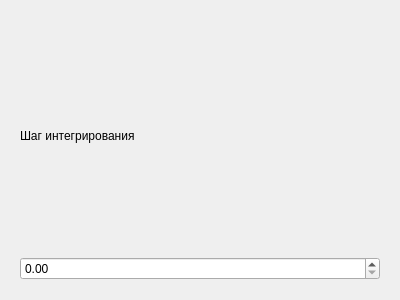
<?xml version="1.0" encoding="UTF-8"?>
<ui version="4.0">
 <class>RefractionInput</class>
 <widget class="QWidget" name="RefractionInput">
  <property name="geometry">
   <rect>
    <x>0</x>
    <y>0</y>
    <width>400</width>
    <height>300</height>
   </rect>
  </property>
  <property name="windowTitle">
   <string>Form</string>
  </property>
  <layout class="QGridLayout" name="gridLayout">
   <item row="0" column="0">
    <widget class="QStackedWidget" name="stackedWidget">
     <property name="currentIndex">
      <number>2</number>
     </property>
     <widget class="QWidget" name="page_3">
      <layout class="QGridLayout" name="gridLayout_3">
       <item row="0" column="0">
        <widget class="QLabel" name="label_2">
         <property name="text">
          <string>Приповерхностное значение Ns</string>
         </property>
        </widget>
       </item>
       <item row="1" column="0">
        <widget class="QDoubleSpinBox" name="doubleSpinBox_2">
         <property name="maximum">
          <double>1000.000000000000000</double>
         </property>
        </widget>
       </item>
      </layout>
     </widget>
     <widget class="QWidget" name="page_4">
      <layout class="QGridLayout" name="gridLayout_2">
       <item row="0" column="0">
        <widget class="QLabel" name="label">
         <property name="text">
          <string>Приповерхностное значение Ns</string>
         </property>
        </widget>
       </item>
       <item row="1" column="0">
        <widget class="QDoubleSpinBox" name="doubleSpinBox">
         <property name="maximum">
          <double>1000.000000000000000</double>
         </property>
        </widget>
       </item>
      </layout>
     </widget>
     <widget class="QWidget" name="page_5">
      <layout class="QGridLayout" name="gridLayout_4">
       <item row="0" column="0">
        <widget class="QLabel" name="label_3">
         <property name="text">
          <string>Шаг интегрирования</string>
         </property>
        </widget>
       </item>
       <item row="1" column="0">
        <widget class="QDoubleSpinBox" name="doubleSpinBox_3">
         <property name="maximum">
          <double>1000.000000000000000</double>
         </property>
        </widget>
       </item>
      </layout>
     </widget>
     <widget class="QWidget" name="page"/>
     <widget class="QWidget" name="page_2"/>
    </widget>
   </item>
  </layout>
 </widget>
 <resources/>
 <connections/>
</ui>
